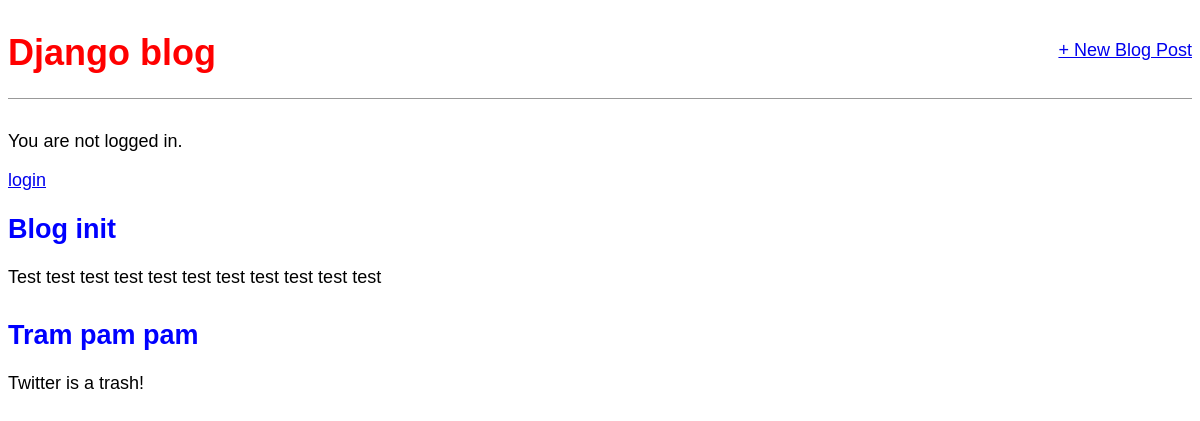
The app's page /, older data.
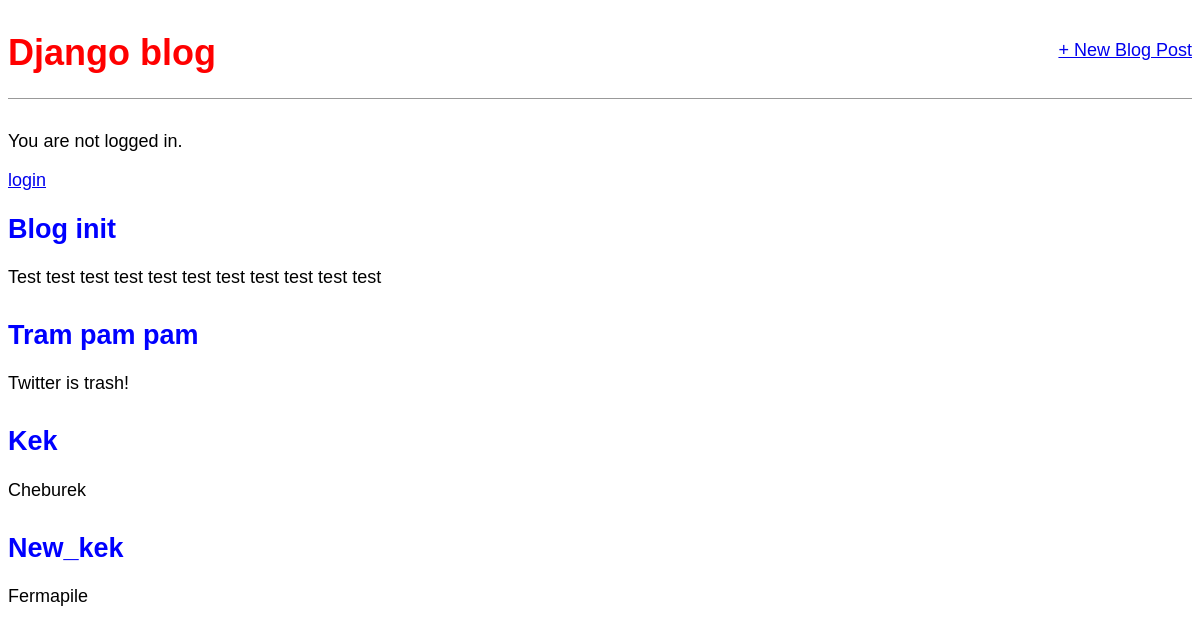
The same page, newer data.
### blog/models.py (models this page shows, shortened)
class Post(models.Model):
    author = models.ForeignKey(
        'auth.User',
        on_delete=models.CASCADE,
    )
    title = models.CharField(max_length=200)
    body = models.TextField()

### blog/views.py (the view)
# urls.py: path('', views.BlogListView.as_view(), name='home'),
class BlogListView(ListView):
    model = Post
    template_name = 'home.html'

### templates/home.html
{% extends 'base.html' %}
{% block content %}
    {% for post in object_list %}
        <div class="post-entry">
            <h2><a href="{% url 'post_detail' post.pk %}">{{ post.title }}</a></h2>
            <p>{{ post.body }}</p>
        </div>
    {% endfor %}
{% endblock content %}

### templates/base.html (shortened to what this page needs)
{% load static %}
<html>
    <head>
        <link rel="stylesheet" href="{% static 'css/base.css' %}">
    </head>
    <body>
        <div class="container">
            <header>
                <div class="nav-left">
                    <h1><a href="/">Django blog</a></h1>
                </div>
                <div class="nav-right">
                    <a href="{% url 'post_new' %}">+ New Blog Post</a>
                </div>
            </header>
            {% if user.is_authenticated %}
                <p>Hi {{ user.username }}!</p>
                <p><a href="{% url 'logout' %}">logout</a></p>
            {% else %}
                <p>You are not logged in.</p>
                <a href="{% url 'login' %}">login</a>
            {% endif %}
            {% block content %}
            {% endblock content %}
        </div>
    </body>
</html>

### static/css/base.css (style rules this page uses)
body { font-family: 'Source Sans Pro', sans-serif; font-size:18px; }
header { border-bottom: 1px solid #999; margin-bottom: 2rem; display: flex; }
header h1 a { color: red; text-decoration: none; }
.nav-left { margin-right: auto; }
.nav-right { display: flex; padding-top: 2rem; }
.post-entry { margin-bottom: 2rem; }
.post-entry h2 { margin: 0. rem 0; }
.post-entry h2 a, .post-entry h2 a:visited { color: blue; text-decoration: none; }
.post-entry p { margin: 0; font-weight: 400; }

Row changes from the older to the newer data that the page shows:
changed Post "Tram pam pam": body "Twitter is a trash!" → "Twitter is trash!"
added Post: title "Kek", body "Cheburek"
added Post: title "New_kek", body "Fermapile"
